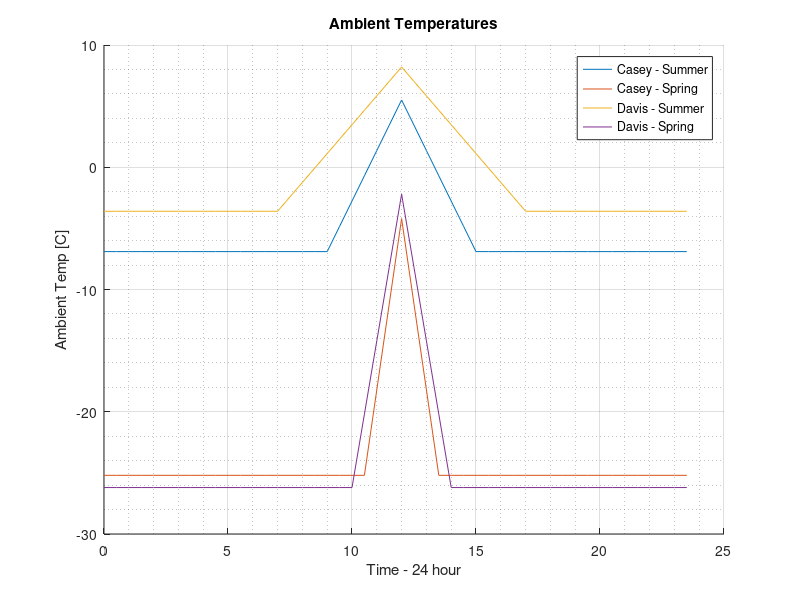
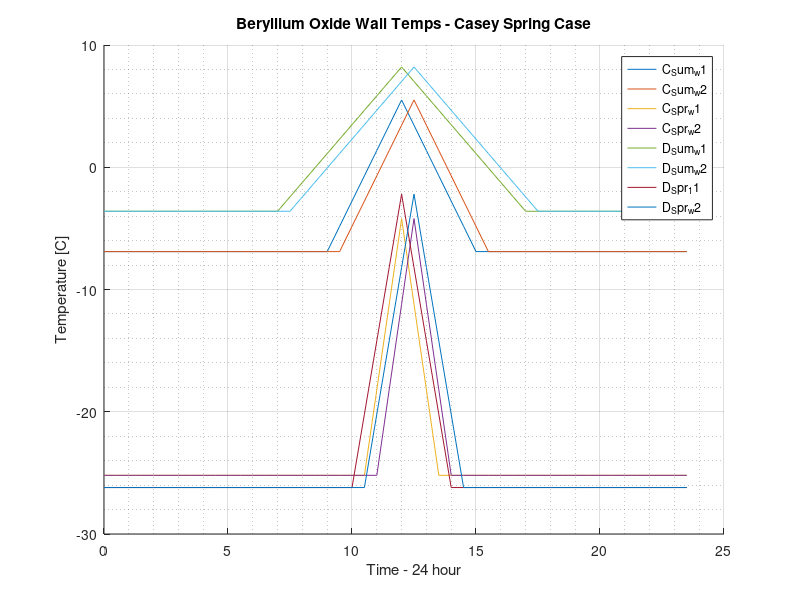
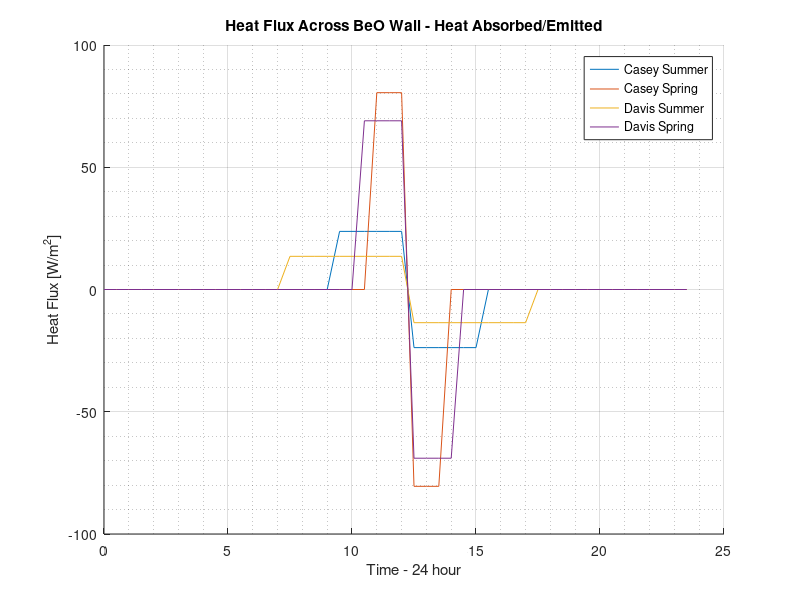
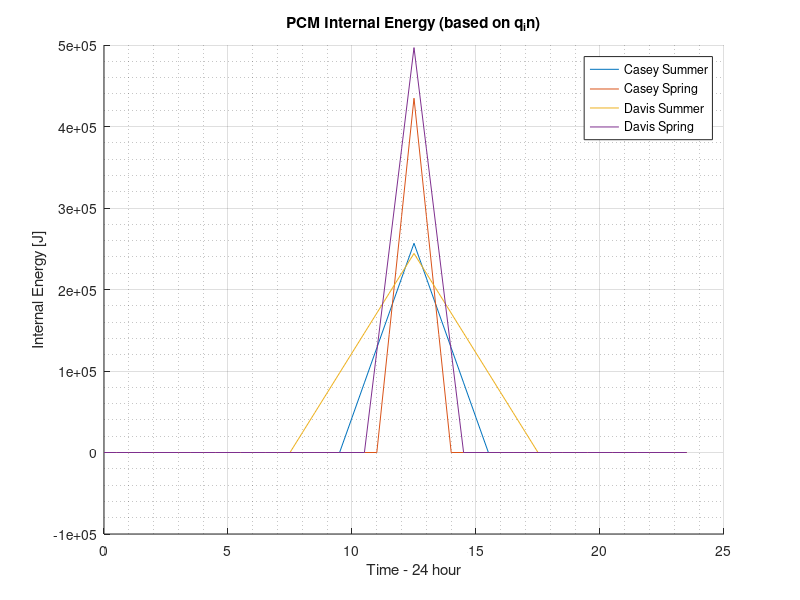

These figures' MATLAB source, in order:
%% ST2_2 PCM Heat Transer
% After further consideration, accurate protrayel of PCM relies on heat
% transfer between air & wall

% Chosen Beryllium Oxide ceramic for wall/container of PCM
% COnvection heat transfer between air to wall

% Wall to PCM depends on state: 
    % Solid - conduction 
    % Liquid - convection (thick/slow moving liquid - worth considering)?

% For accurate heat transfer to PCM, transfer between air and Wall must be
% accurate 
    % thus, convection is based on conditions (temp + wind speed) 

% Grashof & Prandtl (Temp & speed) > Rayleigh > nusselt > convection
% coefficient 
    % Determines amount of energy actually going in 

% ONLY FIRST HALF!! SECOND STEP IS CONDUCTING TO PCM 

% Casey Station, Summer - 6 hour window (9am - 3pm)[19-31]
% Casey Station, Spring - 3 hour window (10:30am-1:30pm)[22-28]

% Davis Station, Summer - 10 hour window (7am - 5pm)[15-35]
% Davis Station, Spring - 4 hour window (10am-2pm) [21-29]

%% Define temperatures and time periods
    % Time vector - discretisation of 24-hour window 
    t = 0:0.5:23.5;

% Casey - Summer (9am-3pm)
Casey_summer_temp = zeros(1,length(t));
% casey sumer temp range: 
    % night: 1-18 [t(18) = 8.5]
    % Day: 19-31
    % Night: 32-48

for i = 1:18
    Casey_summer_temp(i) = -6.9 ; 
end 

for i = 19:25
    % set initial time temp @ night time i.e. sun just rose, no heat yet)
    if i == 19
    Casey_summer_temp(i) = -6.9;
    else
    Casey_summer_temp(i) = Casey_summer_temp(i-1) + 2.067;
    end
end

for i = 26:31
Casey_summer_temp(i) = Casey_summer_temp(i-1) - 2.067;
end

for i = 32:48
    Casey_summer_temp(i) = -6.9;
end

% Casey - Spring
Casey_spring_temp = zeros(1,length(t));
% Casey Spring - 3 hour window (10:30am-1:30pm)[22-28]
    % Night: 1-21 [t(21) = 10am]
    % Day: 22-28
    % Night: 29-48

for i = 1:21
    Casey_spring_temp(i) = -25.2;
end

for i = 22:25
    if i == 22 % initial temp @ 1030am
        Casey_spring_temp(i) = -25.2;
    else
        Casey_spring_temp(i) = Casey_spring_temp(i-1) + 7; 
    end
end

for i = 26:28
    Casey_spring_temp(i) = Casey_spring_temp(i-1) - 7;
end

for i = 29:48
    Casey_spring_temp(i) = -25.2;
end

% Davis - Summer
Davis_summer_temp = zeros(1,length(t));
% Davis summer temp range: 
    % Night: 1-14 [t(14) = 630am]
    % Day: 15-(25)-35
    % Night: 36-48

for i = 1:14
    Davis_summer_temp(i) = -3.6;
end

for i = 15:25
    if i == 15 % initialise temp
        Davis_summer_temp(i) = -3.6;
    else
        Davis_summer_temp(i) = Davis_summer_temp(i-1) + 1.18;
    end
end

for i = 26:35
    Davis_summer_temp(i) = Davis_summer_temp(i-1) - 1.18;
end

for i = 36:48
    Davis_summer_temp(i) = -3.6;
end

% Davis - Spring
Davis_spring_temp = zeros(1,length(t));
% Davis Spring - 4 hour window (10am-2pm) [21-29]
    % Night: 1-20 [t(20) = 930am]
    % Day: 21-(25)-29
    % Night: 30-48

for i = 1:20
    Davis_spring_temp(i) = -26.2;
end 

for i = 21:25
    if i == 21
        Davis_spring_temp(i) = -26.2;
    else
        Davis_spring_temp(i) = Davis_spring_temp(i-1) + 6;
    end
end 

for i = 26:29
    Davis_spring_temp(i) = Davis_spring_temp(i-1) - 6;
end

for i = 30:48
    Davis_spring_temp(i) = -26.2;
end

% Plot - sanity check
figure(1)
hold on 
grid on
grid minor
plot(t,Casey_summer_temp);
plot(t,Casey_spring_temp);
plot(t,Davis_summer_temp);
plot(t,Davis_spring_temp);
ylabel('Ambient Temp [C]')
xlabel('Time - 24 hour')
legend('Casey - Summer','Casey - Spring','Davis - Summer','Davis - Spring')
title('Ambient Temperatures')
hold off

%% Finding convection coefficient 


% treat BeO ceramic wall as ideal conduction 
% outside temp = air 
% inside = pcm temp

% set wall surface temps (ts1,ts2)
Casey_Summer_wall_temp_1 = zeros(1,length(t));
Casey_Spring_wall_temp_1 = zeros(1,length(t));

Davis_Summer_wall_temp_1 = zeros(1,length(t));
Davis_Spring_wall_temp_1 = zeros(1,length(t));

for i = 1:48

    Casey_Summer_wall_temp_1(i) = Casey_summer_temp(i);
    Casey_Spring_wall_temp_1(i) = Casey_spring_temp(i);
    
    Davis_Summer_wall_temp_1(i) = Davis_summer_temp(i);
    Davis_Spring_wall_temp_1(i) = Davis_spring_temp(i);

end

Casey_Summer_wall_temp_2 = zeros(1,length(t));
Casey_Spring_wall_temp_2 = zeros(1,length(t));

Davis_Summer_wall_temp_2 = zeros(1,length(t));
Davis_Spring_wall_temp_2 = zeros(1,length(t));
    
for i = 1:48
    
    if i == 1
        Casey_Summer_wall_temp_2(i) = Casey_Summer_wall_temp_1(48);
        Casey_Spring_wall_temp_2(i) = Casey_Spring_wall_temp_1(48);

        Davis_Summer_wall_temp_2(i) = Davis_Summer_wall_temp_1(48);
        Davis_Spring_wall_temp_2(i) = Davis_Spring_wall_temp_1(48);
                
    else
        Casey_Summer_wall_temp_2(i) = Casey_Summer_wall_temp_1(i-1);
        Casey_Spring_wall_temp_2(i) = Casey_Spring_wall_temp_1(i-1);

        Davis_Summer_wall_temp_2(i) = Davis_Summer_wall_temp_1(i-1);
        Davis_Spring_wall_temp_2(i) = Davis_Spring_wall_temp_1(i-1);
    
    end

end 

% assume pure conduction across BeO wall (may need to talk to julian about
% complexity)


% Heat Transfer variables
Casey_Summer_q_cond = zeros(1,length(t));
Casey_Spring_q_cond = zeros(1,length(t));

Davis_Summer_q_cond = zeros(1,length(t));
Davis_Spring_q_cond = zeros(1,length(t));

k_BeO = 230; % W/m.K
L_BeO = 0.05; % 5cm wall? - could be adjustable

% q = (k * L) * (DT) [W]

for i = 1:48
 % pure conduction - W/m
    Casey_Summer_q_cond(i) = ...
    (k_BeO .* L_BeO) .* ( ( Casey_Summer_wall_temp_1(i) ...
    - Casey_Summer_wall_temp_2(i) ));...
    
    % ./ L_BeO ); ...
    % ./ 1000; % convert to kW/m^2;

    Casey_Spring_q_cond(i) = ...
    (k_BeO .* L_BeO) .* ( ( Casey_Spring_wall_temp_1(i) ...
    - Casey_Spring_wall_temp_2(i) ));...
    % ./ L_BeO ); ...
    % ./ 1000; % convert to kW/m^2;

    Davis_Summer_q_cond(i) = ...
    (k_BeO .* L_BeO) .* ( ( Davis_Summer_wall_temp_1(i) ...
    - Davis_Summer_wall_temp_2(i) ));...
    % ./ L_BeO ); ...
    % ./ 1000; % convert to kW/m^2;

    Davis_Spring_q_cond(i) = ...
    (k_BeO .* L_BeO) .* ( ( Davis_Spring_wall_temp_1(i) ...
    - Davis_Spring_wall_temp_2(i) ));...
    %./ L_BeO ); ...
    % ./ 1000; % convert to kW/m^2;

end

figure(2)
hold on 
grid on
grid minor
plot(t,Casey_Summer_wall_temp_1);
plot(t,Casey_Summer_wall_temp_2);

plot(t,Casey_Spring_wall_temp_1);
plot(t,Casey_Spring_wall_temp_2);

plot(t,Davis_Summer_wall_temp_1);
plot(t,Davis_Summer_wall_temp_2);

plot(t,Davis_Spring_wall_temp_1);
plot(t,Davis_Spring_wall_temp_2);

ylabel('Temperature [C]')
xlabel('Time - 24 hour')
legend('C_Sum_w1','C_Sum_w2','C_Spr_w1','C_Spr_w2',...
       'D_Sum_w1','D_Sum_w2','D_Spr_11','D_Spr_w2')
title('Beryllium Oxide Wall Temps - Casey Spring Case')
hold off

figure(3)
hold on 
grid on 
grid minor
plot(t,Casey_Summer_q_cond)
plot(t,Casey_Spring_q_cond)

plot(t,Davis_Summer_q_cond)
plot(t,Davis_Spring_q_cond)

ylabel('Heat Flux [W/m^2]')
xlabel('Time - 24 hour')
legend('Casey Summer','Casey Spring','Davis Summer','Davis Spring')
title('Heat Flux Across BeO Wall - Heat Absorbed/Emitted')

 hold off


% PCM energy = q_in * time 
PCM_int_e_Casey_summer = zeros(1,length(t));
PCM_int_e_Casey_spring = zeros(1,length(t));

PCM_int_e_Davis_summer = zeros(1,length(t));
PCM_int_e_Davis_spring = zeros(1,length(t));

% Assuming PCM absorbs all energy conducted across
% Assuming inside wall reaches next timestep of outside wall (within 30min)
for i = 1:48 
    if i == 1
        PCM_int_e_Casey_summer(i) = 0;
        PCM_int_e_Casey_spring(i) = 0;

        PCM_int_e_Davis_summer(i) = 0;
        PCM_int_e_Davis_spring(i) = 0;
    % add case for when losing energy?
    % nest inside else loop or keep as case
    
    else % maybe save for absorbing energy 
        % if
            PCM_int_e_Casey_summer(i) = ...
            (Casey_Summer_q_cond(i-1) * (1800)) ...
            + PCM_int_e_Casey_summer(i-1);
        %end

        %if
            PCM_int_e_Casey_spring(i) = ...
            (Casey_Spring_q_cond(i-1) * (1800)) ...
            + PCM_int_e_Casey_spring(i-1);
        %end

        %if
            PCM_int_e_Davis_summer(i) = ...
            (Davis_Summer_q_cond(i-1) * (1800)) ...
            + PCM_int_e_Davis_summer(i-1);
        %end

        %if
            PCM_int_e_Davis_spring(i) = ...
            (Davis_Spring_q_cond(i-1) * (1800)) ...
            + PCM_int_e_Davis_spring(i-1);
        %end
    end
end

figure(4)
hold on 
grid on 
grid minor
plot(t,PCM_int_e_Casey_summer)
plot(t,PCM_int_e_Casey_spring)
plot(t,PCM_int_e_Davis_summer)
plot(t,PCM_int_e_Davis_spring)
ylabel('Internal Energy [J]')
xlabel('Time - 24 hour')
legend('Casey Summer','Casey Spring','Davis Summer','Davis Spring')
title('PCM Internal Energy (based on q_in)')

hold off


%% PCM energy characterisation 
% given 30min blocks are very broad, hard to capture actual behaviour
% gives cause to use 3D cad for these smaller time periods (useful later,
% no need now)

% use conservation of energy = maintain heat flow into pcm?
% q_cond_1 = q_cond_2

k_PCM = 2.1; % W/m.K
L_PCM = 0.1; % 10cm deep

%let PCM temp = inner wall
Cp_Sol = 3200 ; % J/kg.K
Cp_Liq = 2100 ; % J/kg.K

H_fus = 290000 ; % J / kg - latent heat of fusion

% 

% need to convert internal energy values to per unit area
% assume - v = 0.1m^3; density = 1.02g/cm^3
% thus, mass approx 102kg
% Q = mcdeltaT -> Q/mc = Delta_T
spec_mass = 102; % kg in specified volume


% casey sumer temp range:
% night: 1-18 [t(18) = 8.5]
% Day: 19-31
% Night: 32-48
% given "night" is above phase change
PCM_Casey_sum_temp = zeros(1,length(t));

for i = 1:18
    PCM_Casey_sum_temp(i) = -6.9;
end

for i = 19:31
    PCM_Casey_sum_temp(i) = -6.9 + ...
    (PCM_int_e_Casey_summer(i)/(Cp_Liq*102)); 
end

for i = 32:48
    PCM_Casey_sum_temp(i) = -6.9;
end

% Casey Spring - 3 hour window (10:30am-1:30pm)[22-28]
    % Night: 1-21 [t(21) = 10am]
    % Day: 22-28
    % Night: 29-48

PCM_Casey_spr_temp = zeros(1,length(t));

for i = 1:21

    PCM_Casey_spr_temp(i) = -25.2;

end





% Davis summer temp range: 
    % Night: 1-14 [t(14) = 630am]
    % Day: 15-(25)-35
    % Night: 36-48    

% Davis Spring - 4 hour window (10am-2pm) [21-29]
    % Night: 1-20 [t(20) = 930am]
    % Day: 21-(25)-29
    % Night: 30-48

figure(5)
hold on 
grid on 
grid minor
plot(t,PCM_Casey_sum_temp)
% plot(t,PCM_int_e_Casey_spring)
% plot(t,PCM_int_e_Davis_summer)
% plot(t,PCM_int_e_Davis_spring)
ylabel('PCM Temp')
xlabel('Time - 24 hour')
legend('Casey Summer')
title('PCM Temp (based on q_in)')

hold off






%% Convection coefficient calculations - moot for now, could be useful later
% use for windy cases that affects rate of heat transfer
%% create struct variables for air properties??
% use struct to pull certain values for convection coefficient?

% air = struct('Temp',[-30, -20, -10, 0, 5, 10],...
%              'Prandtl',[0.7425 0.7408 0.7387 0.7362 0.7350 0.7336],...
%              'Kine_Visc',[(1.579*10^-5) (1.630*10^-5) (1.680*10^-5) (1.729*10^-5) (1.754*10^-5) (1.778*10^-5)],...
%              'Cond_Coeff',[(0.02134) (0.02211) (0.02288) (0.02364) (0.02401) (0.02439)]);

% 
% g = 9.81; 
% char_length = 0.25;
% coeff_BeO = 192.64; % heat capacity (J/K.m^2)

% Gr & Pr > Ra > Nu > h 
% Following equations assumes only natural convection i.e. no wind 

% Casey Station, Spring - 3 hour window (10:30am-1:30pm)[22-28]
% thus, consider in parts
% start with dawn > noon > arvo > night > morning (24 hour period)

% air_grash = zeros(1,length(t));
% air_ray = zeros(1,length(t));
% air_prand = zeros(1,length(t));
% air_Nu = zeros(1,length(t));
% 
% Temp_coeff = zeros(1,length(t));
% air_kin_visc = zeros(1,length(t));
% air_therm_cond = zeros(1,length(t));
% h_coeff = zeros(1,length(t));


% for i = 23:25 % to noon 
% % Prandtl choose from values - filter for values 
%     if (Casey_spring_temp(i) >= -30) && (Casey_spring_temp(i) < -20)
%         air_prand(i) = air.Prandtl(1) + ...
%                        ( ( Casey_spring_temp(i) - air.Temp(1) ).*...
%                        (air.Prandtl(2) - air.Prandtl(1) ) ./...
%                        ( air.Temp(2)- air.Temp(1) ) );
% 
%     elseif (Casey_spring_temp(i) >= -20) && (Casey_spring_temp(i) < -10)
%         air_prand(i) = air.Prandtl(2) + ...
%                        ( ( Casey_spring_temp(i) - air.Temp(2) ).*...
%                        (air.Prandtl(3) - air.Prandtl(2) ) ./...
%                        ( air.Temp(3)- air.Temp(2) ) );
% 
%     elseif (Casey_spring_temp(i) >= -10) && (Casey_spring_temp(i) < 0)
%         air_prand(i) = air.Prandtl(3) + ...
%                        ( ( Casey_spring_temp(i) - air.Temp(3) ).*...
%                        (air.Prandtl(4) - air.Prandtl(3) ) ./...
%                        ( air.Temp(4)- air.Temp(3) ) );
% 
%     elseif (Casey_spring_temp(i) >= 0) && (Casey_spring_temp(i) < 5)
%         air_prand(i) = air.Prandtl(4) + ...
%                        ( ( Casey_spring_temp(i) - air.Temp(4) ).*...
%                        (air.Prandtl(5) - air.Prandtl(4) ) ./...
%                        ( air.Temp(5)- air.Temp(4) ) );
% 
%     elseif (Casey_spring_temp(i) >= 5) && (Casey_spring_temp(i) <= 10)
%         air_prand(i) = air.Prandtl(5) + ...
%                        ( ( Casey_spring_temp(i) - air.Temp(5) ).*...
%                        (air.Prandtl(6) - air.Prandtl(5) ) ./...
%                        ( air.Temp(6)- air.Temp(5) ) );
%     else 
%         air_prand(i) = air.Prandtl(6);
% 
%     end 
% 
% % Kinematic viscosity 
%     if (Casey_spring_temp(i) >= -30) && (Casey_spring_temp(i) < -20)
%         air_kin_visc(i) = air.Kine_Visc(1) + ...
%                        ( ( Casey_spring_temp(i) - air.Temp(1) ).*...
%                        (air.Kine_Visc(2) - air.Kine_Visc(1) ) ./...
%                        ( air.Temp(2)- air.Temp(1) ) );
% 
%     elseif (Casey_spring_temp(i) >= -20) && (Casey_spring_temp(i) < -10)
%         air_kin_visc(i) = air.Kine_Visc(2) + ...
%                        ( ( Casey_spring_temp(i) - air.Temp(2) ).*...
%                        (air.Kine_Visc(3) - air.Kine_Visc(2) ) ./...
%                        ( air.Temp(3)- air.Temp(2) ) );
% 
%     elseif (Casey_spring_temp(i) >= -10) && (Casey_spring_temp(i) < 0)
%         air_kin_visc(i) = air.Kine_Visc(3) + ...
%                        ( ( Casey_spring_temp(i) - air.Temp(3) ).*...
%                        (air.Kine_Visc(4) - air.Kine_Visc(3) ) ./...
%                        ( air.Temp(4)- air.Temp(3) ) );
% 
%     elseif (Casey_spring_temp(i) >= 0) && (Casey_spring_temp(i) < 5)
%         air_kin_visc(i) = air.Kine_Visc(4) + ...
%                        ( ( Casey_spring_temp(i) - air.Temp(4) ).*...
%                        (air.Kine_Visc(5) - air.Kine_Visc(4) ) ./...
%                        ( air.Temp(5)- air.Temp(4) ) );
% 
%     elseif (Casey_spring_temp(i) >= 5) && (Casey_spring_temp(i) <= 10)
%         air_kin_visc(i) = air.Kine_Visc(5) + ...
%                        ( ( Casey_spring_temp(i) - air.Temp(5) ).*...
%                        (air.Kine_Visc(6) - air.Kine_Visc(5) ) ./...
%                        ( air.Temp(6)- air.Temp(5) ) );
%     else 
%         air_kin_visc(i) = air.Kine_Visc(6);
%     end 
% 
% % Grashof 
% Temp_coeff(i) = 1/ (Casey_spring_temp(i)+273.15);
% 
% air_grash(i) = (g) .* (Temp_coeff(i)) .* ((Casey_spring_temp(i)- wall_temp_1(i-1)  ) .* char_length.^3) ./ ...
%                ( air_kin_visc(i) .^ 2)  ; 
% 
% % Rayleigh #
% 
% air_ray(i) = air_grash(i) .* air_prand(i); 
% 
% % Nusselt # 
%     if (air_ray(i) >= 10^4) && (air_ray(i) < 10^7)
%         air_Nu(i) = abs(0.54 .* ( air_ray(i) .^(1/4) ));
%     else 
%         air_Nu(i) = abs(0.15 .* ( air_ray(i) .^(1/3) )); 
%     end 
% 
% % Thermal Conductivity
%     if (Casey_spring_temp(i) >= -30) && (Casey_spring_temp(i) < -20)
%         air_therm_cond(i) = air.Cond_Coeff(1) + ...
%                        ( ( Casey_spring_temp(i) - air.Temp(1) ).*...
%                        (air.Cond_Coeff(2) - air.Cond_Coeff(1) ) ./...
%                        ( air.Temp(2)- air.Temp(1) ) );
% 
%     elseif (Casey_spring_temp(i) >= -20) && (Casey_spring_temp(i) < -10)
%         air_therm_cond(i) = air.Cond_Coeff(2) + ...
%                        ( ( Casey_spring_temp(i) - air.Temp(2) ).*...
%                        (air.Cond_Coeff(3) - air.Cond_Coeff(2) ) ./...
%                        ( air.Temp(3)- air.Temp(2) ) );
% 
%     elseif (Casey_spring_temp(i) >= -10) && (Casey_spring_temp(i) < 0)
%         air_therm_cond(i) = air.Cond_Coeff(3) + ...
%                        ( ( Casey_spring_temp(i) - air.Temp(3) ).*...
%                        (air.Cond_Coeff(4) - air.Cond_Coeff(3) ) ./...
%                        ( air.Temp(4)- air.Temp(3) ) );
% 
%     elseif (Casey_spring_temp(i) >= 0) && (Casey_spring_temp(i) < 5)
%         air_therm_cond(i) = air.Cond_Coeff(4) + ...
%                        ( ( Casey_spring_temp(i) - air.Temp(4) ).*...
%                        (air.Cond_Coeff(5) - air.Cond_Coeff(4) ) ./...
%                        ( air.Temp(5)- air.Temp(4) ) );
% 
%     elseif (Casey_spring_temp(i) >= 5) && (Casey_spring_temp(i) <= 10)
%         air_therm_cond(i) = air.Cond_Coeff(5) + ...
%                        ( ( Casey_spring_temp(i) - air.Temp(5) ).*...
%                        (air.Cond_Coeff(6) - air.Cond_Coeff(5) ) ./...
%                        ( air.Temp(6)- air.Temp(5) ) );
%     else 
%         air_therm_cond(i) = air.Cond_Coeff(6);
%     end 
% 
% % Convection ceofficient 
% h_coeff(i) = (air_Nu(i) .* air_therm_cond(i) ) ./ (char_length) ; 
% 
% % rate of heat transfer - convection
% q_cond(i) = h_coeff(i) .* (Casey_spring_temp(i) - wall_temp_1(i-1) ); 
% 
% % establish new wall temp - assume next step of ambient? (BeO is conductive
% % 
% wall_temp_1(i) = Casey_spring_temp(i-1); % by end of timestep, wall = ambient
% 
% % rate of heat transfer - conduction 
% % use to find inner surface temperature 
% 
% % wall_temp_2(i) = ((L_BeO / ( -1 .* k_BeO) ) .* ( q_conv_surf(i) )) ...
% %                     + wall_temp_1(i-1);
% 
% % PCM - use rate of conduction to find PCM temp 
% % PCM temperature
% 
% % temp_PCM(i) =  ((L_PCM / ( -1 .* k_PCM) ) .* ( q_conv_surf(i) )) ...
%                     + wall_temp_2(i-1);
% 
% % rate of heat conduction 
% % q = T(1 - 2)/ therm_resistance
% 
% 
% end
